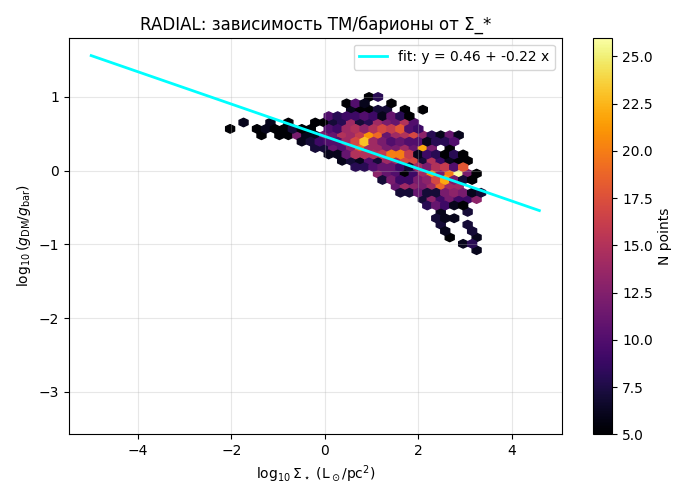

This chart was generated by the following Python code:
import os
import io
import numpy as np
import pandas as pd
import matplotlib.pyplot as plt

# ================== НАСТРОЙКИ ==================

TABLE1_FILE   = "table1.mrt"
ROTMOD_FOLDER = "rotmod"   # где лежат *_rotmod.dat
DENS_FOLDER   = "dens"   # где лежат *.dens (или поправь при необходимости)

ML_DISK  = 0.5
ML_BULGE = 0.7
G_SI     = 6.674e-11


# ================== ВСПОМОГАТЕЛЬНЫЕ ФУНКЦИИ ==================

def load_table1(path=TABLE1_FILE):
    """Читаем table1.mrt (как в предыдущих скриптах)."""
    with open(path, "r", encoding="latin-1") as f:
        lines = f.readlines()

    start_idx = None
    for i, line in enumerate(lines):
        if line.strip() == "" or line.startswith("Title"):
            continue
        if i > 50 and line.strip().split()[0] == "CamB":
            start_idx = i
            break
    if start_idx is None:
        raise RuntimeError("Не найдено начало данных в table1.mrt")

    data_str = "".join(lines[start_idx:])
    df = pd.read_fwf(
        io.StringIO(data_str),
        header=None,
        names=[
            "Galaxy", "T", "D", "e_D", "f_D",
            "Inc", "e_Inc",
            "L36", "e_L36",
            "Reff", "SBeff",
            "Rdisk", "SBdisk",
            "MHI", "RHI",
            "Vflat", "e_Vflat",
            "Q", "Ref"
        ]
    )
    df = df.dropna(subset=["Galaxy"]).reset_index(drop=True)
    return df


def load_rotmod(gal_name):
    """Читаем *_rotmod.dat."""
    base = gal_name.strip()
    candidates = [
        os.path.join(ROTMOD_FOLDER, f"{base}_rotmod.dat"),
        os.path.join(ROTMOD_FOLDER, f"{base.replace(' ','')}_rotmod.dat"),
        f"{base}_rotmod.dat",
        f"{base.replace(' ','')}_rotmod.dat",
    ]
    path = None
    for c in candidates:
        if os.path.exists(c):
            path = c
            break
    if path is None:
        return None

    cols = ['Rad', 'Vobs', 'errV', 'Vgas', 'Vdisk', 'Vbul', 'SBdisk', 'SBbul']
    df = pd.read_csv(path, sep=r"\s+", comment="#", names=cols)
    if len(df) < 3:
        return None
    return df


def load_dens(gal_name):
    """Читаем *.dens (Rad[kpc], SBdisk, SBbulge)."""
    base = gal_name.strip()
    candidates = [
        os.path.join(DENS_FOLDER, f"{base}.dens"),
        os.path.join(DENS_FOLDER, f"{base.replace(' ','')}.dens"),
        f"{base}.dens",
        f"{base.replace(' ','')}.dens",
    ]
    path = None
    for c in candidates:
        if os.path.exists(c):
            path = c
            break
    if path is None:
        return None

    df = pd.read_csv(path, sep=r"\s+", comment="#", header=None,
                     names=["Rad_kpc", "SBdisk", "SBbulge"])
    if len(df) < 3:
        return None
    return df


# ================== СБОР РАДИАЛЬНЫХ ТОЧЕК ==================

def collect_points_sigma_star_vs_dmbar():
    tab = load_table1(TABLE1_FILE)

    all_sigma_star = []
    all_ratio_dmbar = []

    for _, row in tab.iterrows():
        gal = row["Galaxy"].strip()

        rot = load_rotmod(gal)
        dens = load_dens(gal)
        if rot is None or dens is None:
            continue

        # --- радиусы и скорости из rotmod ---
        R_kpc = rot["Rad"].values
        R_m   = R_kpc * 3.086e19
        vfac  = 1000.0  # km/s -> m/s

        V_obs  = np.abs(rot["Vobs"].values)  * vfac
        V_gas  = np.abs(rot["Vgas"].values)  * vfac
        V_disk = np.abs(rot["Vdisk"].values) * vfac
        V_bul  = np.abs(rot["Vbul"].values)  * vfac

        # --- Σ_* из .dens (SBdisk+SBbulge), интерполяция на радиусы rotmod ---
        R_star_kpc = dens["Rad_kpc"].values
        SBdisk     = dens["SBdisk"].values
        SBbulge    = dens["SBbulge"].values
        sigma_star_profile = SBdisk + SBbulge   # Lsun/pc^2 (относительные единицы)

        sigma_star_interp = np.interp(
            R_kpc, R_star_kpc, sigma_star_profile,
            left=np.nan, right=np.nan
        )

        # --- гравитации ---
        V_bar_sq = (
            V_gas**2 +
            (V_disk**2) * ML_DISK +
            (V_bul**2) * ML_BULGE
        )
        V_obs_sq = V_obs**2

        g_obs = V_obs_sq / R_m
        g_bar = V_bar_sq / R_m
        g_dm  = g_obs - g_bar

        # маска валидных точек: всё >0 и конечно
        mask = (
            np.isfinite(sigma_star_interp) & (sigma_star_interp > 0) &
            np.isfinite(g_bar) & (g_bar > 0) &
            np.isfinite(g_dm)  & (g_dm > 0)
        )

        if np.count_nonzero(mask) < 5:
            continue

        sig_star = sigma_star_interp[mask]
        ratio_dmbar = g_dm[mask] / g_bar[mask]

        # отфильтруем ratio<=0 на всякий случай
        pos = ratio_dmbar > 0
        if np.count_nonzero(pos) < 3:
            continue

        all_sigma_star.append(sig_star[pos])
        all_ratio_dmbar.append(ratio_dmbar[pos])

    if not all_sigma_star:
        raise RuntimeError("Не удалось собрать ни одной галактики с валидными точками.")

    sigma_star = np.concatenate(all_sigma_star)
    ratio_dmbar = np.concatenate(all_ratio_dmbar)

    return sigma_star, ratio_dmbar


# ================== ОСНОВНОЙ АНАЛИЗ ==================

def run_sigma_star_fit():
    sigma_star, ratio_dmbar = collect_points_sigma_star_vs_dmbar()
    print(f"Всего точек: {len(sigma_star)}")

    # логарифмы
    log_sigma_star = np.log10(sigma_star)
    log_ratio      = np.log10(ratio_dmbar)

    # грубый фильтр по диапазонам (убрать явные хвосты / выбросы, если хочется)
    # тут можно при желании ограничить, например, log_sigma_star∈[-1,4], log_ratio∈[-2,2]

    # линейный фит y = a + b x
    b, a = np.polyfit(log_sigma_star, log_ratio, 1)
    # коэффициент корреляции
    R = np.corrcoef(log_sigma_star, log_ratio)[0, 1]

    print("Фит зависимости log10(g_DM/g_bar) = a + b * log10(Sigma_star):")
    print(f"  a = {a:.3f}")
    print(f"  b = {b:.3f}  (=> g_DM/g_bar ∝ Sigma_star^{b:.3f})")
    print(f"Пирсоновская корреляция R = {R:.3f}")

    # --- График с линией фита ---
    plt.figure(figsize=(7, 5))
    hb = plt.hexbin(log_sigma_star, log_ratio,
                    gridsize=50, cmap="inferno", mincnt=5)
    plt.colorbar(hb, label="N points")
    # линия фита
    x_line = np.linspace(log_sigma_star.min(), log_sigma_star.max(), 100)
    y_line = a + b * x_line
    plt.plot(x_line, y_line, "cyan", lw=2,
             label=f"fit: y = {a:.2f} + {b:.2f} x")

    plt.xlabel(r"log$_{10}\,\Sigma_\star$ (L$_\odot$/pc$^2$)")
    plt.ylabel(r"log$_{10}\,(g_{\rm DM}/g_{\rm bar})$")
    plt.title("RADIAL: зависимость TM/барионы от Σ_*")
    plt.grid(True, alpha=0.3)
    plt.legend()
    plt.tight_layout()
    plt.show()


if __name__ == "__main__":
    run_sigma_star_fit()
